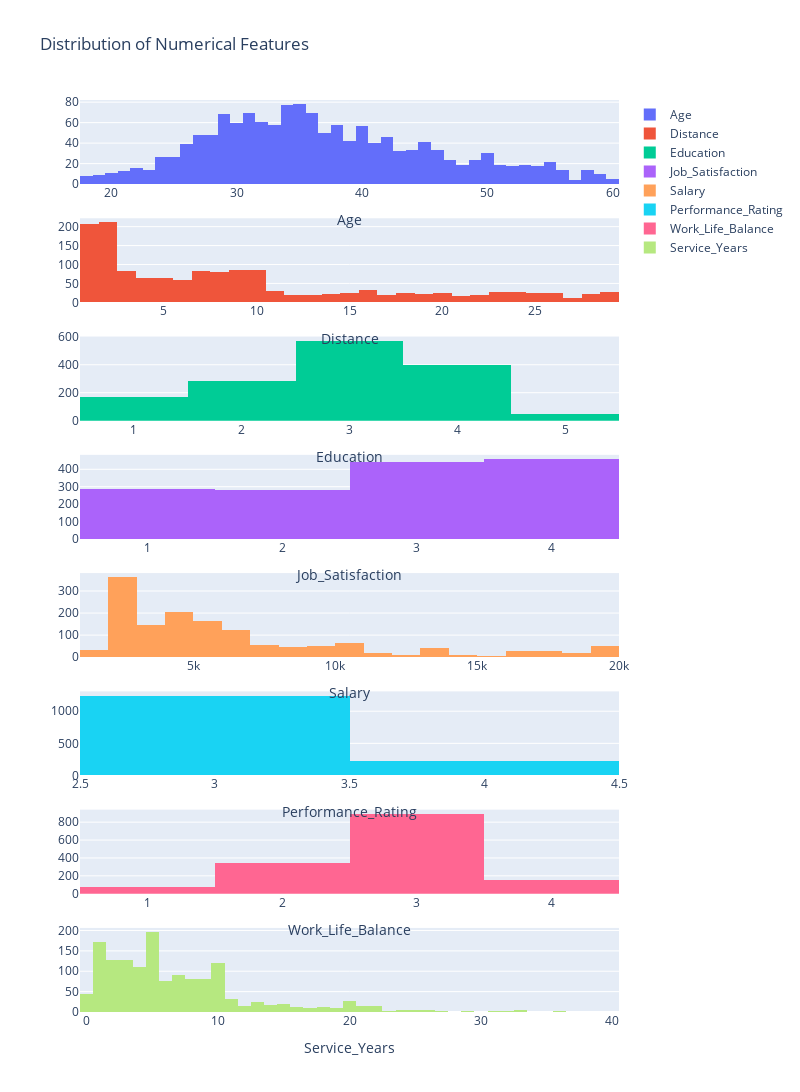

The cell this chart's notebook holds for it:
### Code cell
from plotly.subplots import make_subplots

import plotly.figure_factory as ff
import plotly.express as px
import plotly.graph_objects as go


# Plot distribution of each numerical feature
#Extract all numeric features
df_eda_num = df_eda.select_dtypes(include=['int64', 'float64'])

numeric_features = df_eda_num.columns
print(len(numeric_features))
fig = make_subplots(rows=len(numeric_features), cols=1)
for idx,feature in enumerate(numeric_features):
    fig.append_trace(go.Histogram(x=df_eda_num[feature], name=feature), row=idx+1, col=1)
    # add suptitle
    fig.update_xaxes(title_text=feature, row=idx+1, col=1)
    # Increase height of subplot

fig.update_layout(height=1200, width=800, title_text='Distribution of Numerical Features')
fig.show()

### Figure 1 — Plotly figure (JSON) as saved in the notebook; plotly's stock layout.template omitted (floating-point values rounded to 4 significant figures; data arrays with more than 128 entries replaced by an {"elided": "..."} marker saying what was removed)
{"data": [{"name": "Age", "type": "histogram", "x": {"elided": "1470 int values"}, "xaxis": "x", "yaxis": "y"}, {"name": "Distance", "type": "histogram", "x": {"elided": "1470 int values"}, "xaxis": "x2", "yaxis": "y2"}, {"name": "Education", "type": "histogram", "x": {"elided": "1470 int values"}, "xaxis": "x3", "yaxis": "y3"}, {"name": "Job_Satisfaction", "type": "histogram", "x": {"elided": "1470 int values"}, "xaxis": "x4", "yaxis": "y4"}, {"name": "Salary", "type": "histogram", "x": {"elided": "1470 int values"}, "xaxis": "x5", "yaxis": "y5"}, {"name": "Performance_Rating", "type": "histogram", "x": {"elided": "1470 int values"}, "xaxis": "x6", "yaxis": "y6"}, {"name": "Work_Life_Balance", "type": "histogram", "x": {"elided": "1470 int values"}, "xaxis": "x7", "yaxis": "y7"}, {"name": "Service_Years", "type": "histogram", "x": {"elided": "1470 int values"}, "xaxis": "x8", "yaxis": "y8"}], "layout": {"height": 1200, "title": {"text": "Distribution of Numerical Features"}, "width": 800, "xaxis": {"anchor": "y", "domain": [0, 1], "title": {"text": "Age"}}, "xaxis2": {"anchor": "y2", "domain": [0, 1], "title": {"text": "Distance"}}, "xaxis3": {"anchor": "y3", "domain": [0, 1], "title": {"text": "Education"}}, "xaxis4": {"anchor": "y4", "domain": [0, 1], "title": {"text": "Job_Satisfaction"}}, "xaxis5": {"anchor": "y5", "domain": [0, 1], "title": {"text": "Salary"}}, "xaxis6": {"anchor": "y6", "domain": [0, 1], "title": {"text": "Performance_Rating"}}, "xaxis7": {"anchor": "y7", "domain": [0, 1], "title": {"text": "Work_Life_Balance"}}, "xaxis8": {"anchor": "y8", "domain": [0, 1], "title": {"text": "Service_Years"}}, "yaxis": {"anchor": "x", "domain": [0.9078, 1.0]}, "yaxis2": {"anchor": "x2", "domain": [0.7781, 0.8703]}, "yaxis3": {"anchor": "x3", "domain": [0.6484, 0.7406]}, "yaxis4": {"anchor": "x4", "domain": [0.5188, 0.6109]}, "yaxis5": {"anchor": "x5", "domain": [0.3891, 0.4813]}, "yaxis6": {"anchor": "x6", "domain": [0.2594, 0.3516]}, "yaxis7": {"anchor": "x7", "domain": [0.1297, 0.2219]}, "yaxis8": {"anchor": "x8", "domain": [0, 0.09219]}}}
